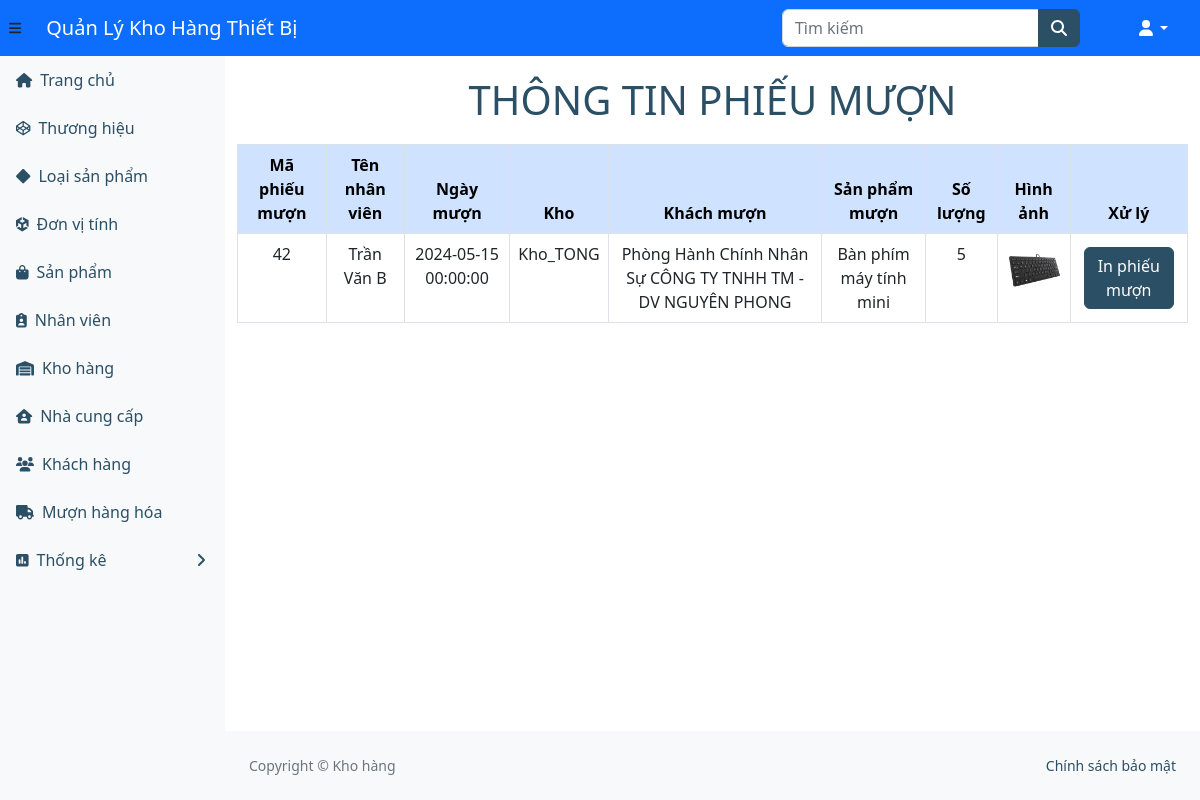
The app's page /ql-kho/index.php (signed in) with its own data.
### tables this page shows
CREATE TABLE `phieuxuathang` (
  `tendangnhap` varchar(255) DEFAULT NULL,
  `sophieuxuat` int(11) NOT NULL,
  `ngayxuathang` datetime DEFAULT NULL,
  `makho` int(11) DEFAULT NULL,
  `makhachhang` int(11) DEFAULT NULL
);

CREATE TABLE `nhanvien` (
  `tendangnhap` varchar(255) NOT NULL,
  `matkhau` varchar(50) NOT NULL,
  `hoten` varchar(255) NOT NULL,
  `sodienthoai` varchar(255) NOT NULL,
  `email` varchar(255) NOT NULL,
  `quyen` int(11) NOT NULL
);

CREATE TABLE `khohang` (
  `makho` int(11) NOT NULL,
  `tenkho` varchar(255) DEFAULT NULL,
  `loaisanpham` int(11) DEFAULT NULL
);

CREATE TABLE `khachhang` (
  `makhachhang` int(11) NOT NULL,
  `tenkhachhang` varchar(255) DEFAULT NULL,
  `diachi` varchar(255) DEFAULT NULL,
  `dienthoai` varchar(255) DEFAULT NULL
);

CREATE TABLE `sanpham` (
  `masanpham` int(11) NOT NULL,
  `tensanpham` varchar(255) DEFAULT NULL,
  `mausac` varchar(255) DEFAULT NULL,
  `loaisanpham` int(11) DEFAULT NULL,
  `mathuonghieu` int(11) DEFAULT NULL,
  `kichthuoc` varchar(255) DEFAULT NULL,
  `hinhanh` varchar(255) DEFAULT NULL,
  `dongia` varchar(255) DEFAULT NULL,
  `donvitinh` int(11) DEFAULT NULL
);

CREATE TABLE `chitietphieuxuat` (
  `sophieuxuat` int(11) DEFAULT NULL,
  `soluongxuat` int(11) DEFAULT NULL,
  `masanpham` int(11) DEFAULT NULL,
  `ID` int(11) NOT NULL
);

### ql-kho/index.php (the view)
<?php
include_once("header.php");
?>
<h1 class="tieudeform">Thông tin phiếu mượn</h1>
<table class="table table-hover">
    <thead class="table-primary">
        <tr>
            <th>Mã phiếu mượn</th>
            <th>Tên nhân viên</th>
            <th>Ngày mượn</th>
            <th>Kho</th>
            <th>Khách mượn</th>
            <th>Sản phẩm mượn</th>
            <th>Số lượng</th>
            <th>Hình ảnh</th>
            <th>Xử lý</th>
        </tr>
    </thead>
    <tbody>
        <?php
        $sql = "SELECT phieuxuathang.sophieuxuat, nhanvien.hoten AS tennhanvien, phieuxuathang.ngayxuathang, khohang.tenkho, khachhang.tenkhachhang, sanpham.tensanpham, chitietphieuxuat.soluongxuat, sanpham.hinhanh
                FROM phieuxuathang
                INNER JOIN nhanvien ON phieuxuathang.tendangnhap = nhanvien.tendangnhap
                INNER JOIN khohang ON phieuxuathang.makho = khohang.makho
                INNER JOIN khachhang ON phieuxuathang.makhachhang = khachhang.makhachhang
                INNER JOIN chitietphieuxuat ON phieuxuathang.sophieuxuat = chitietphieuxuat.sophieuxuat
                INNER JOIN sanpham ON chitietphieuxuat.masanpham = sanpham.masanpham";
        $result = $conn->query($sql);
        if ($result->num_rows > 0) {
            while ($row = $result->fetch_assoc()) {
                echo "<tr>";
                echo "<td>" . $row["sophieuxuat"] . "</td>";
                echo "<td>" . $row["tennhanvien"] . "</td>";
                echo "<td>" . $row["ngayxuathang"] . "</td>";
                echo "<td>" . $row["tenkho"] . "</td>";
                echo "<td>" . $row["tenkhachhang"] . "</td>";
                echo "<td>" . $row["tensanpham"] . "</td>";
                echo "<td>" . $row["soluongxuat"] . "</td>";
                echo "<td><img class='img-fluid' height='100px' width='100px' src='" . $row["hinhanh"] . "' alt='Hình ảnh sản phẩm'></td>";
                echo "<td><a href='print_pdf.php?sophieuxuat=" . $row['sophieuxuat'] . "' class='btn btn-primary'>In phiếu mượn</a></td>";
                echo "</tr>";
            }
        } else {
            echo "0 results";
        }
        ?>
    </tbody>
</table>
<?php
include("footer.php");
?>
</body>
</html>

### ql-kho/header.php (style rules this page uses)
h1.tieudeform { text-align: center; text-transform: uppercase; color: #2b4f65; margin: 20px; }
td, th { text-align: center; border: 1px solid #dee2e6; padding: 8px; }

### records on screen
phieuxuathang: sophieuxuat "42", tendangnhap.hoten "Trần Văn B", ngayxuathang "2024-05-15 00:00:00", makho.tenkho "Kho_TONG", makhachhang.tenkhachhang "Phòng Hành Chính Nhân Sự CÔNG TY TNHH TM - DV NGUYÊN PHONG", sanpham.tensanpham "Bàn phím máy tính mini", chitietphieuxuat.soluongxuat "5", sanpham.hinhanh (picture)
